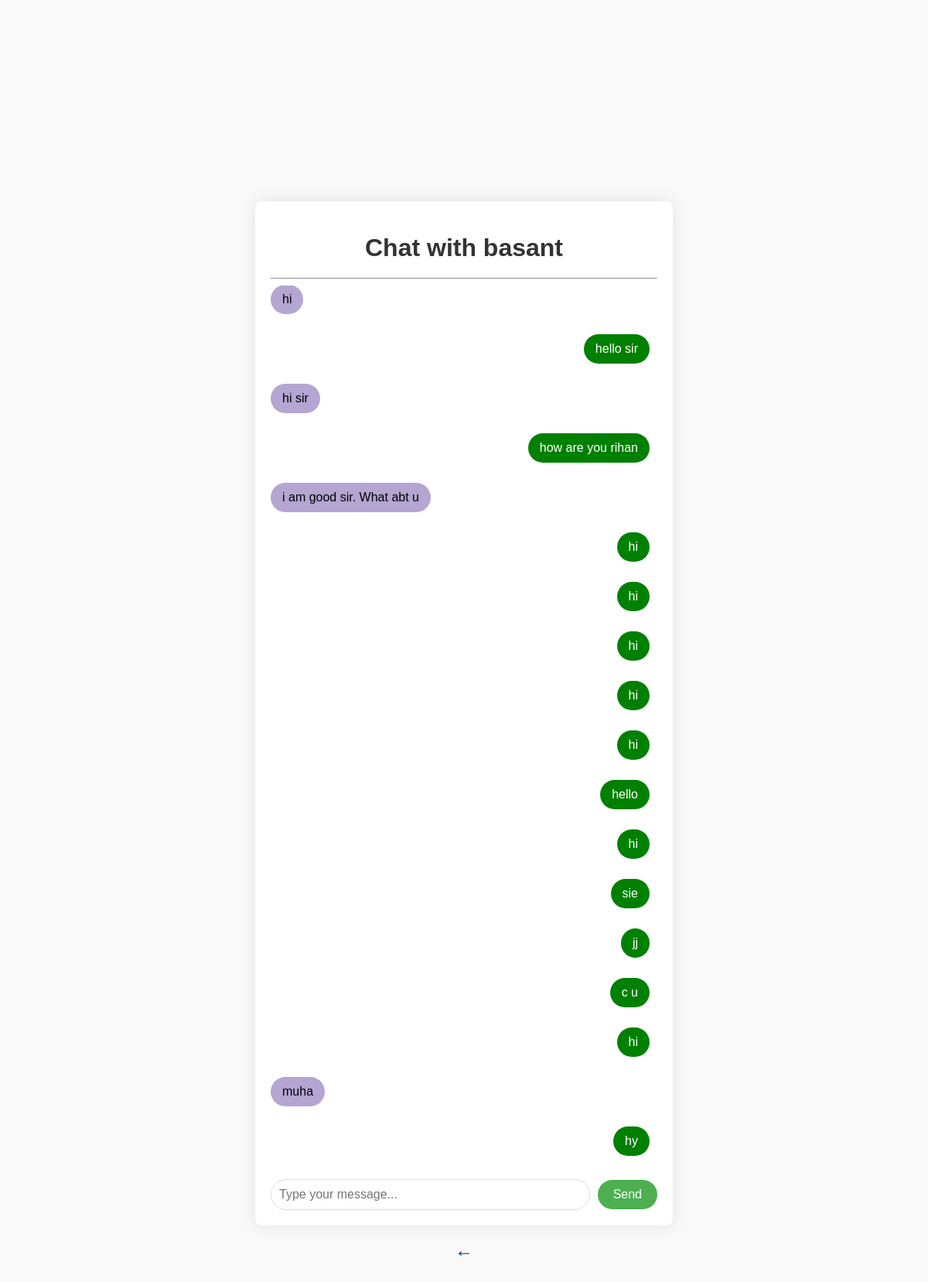
The app's page /patient/chat/8/ (signed in) with its own data.
### patient/models.py (models this page shows, shortened)
class Message(models.Model):
    sender = models.ForeignKey(User, related_name='sender', on_delete=models.CASCADE)
    receiver = models.ForeignKey(User, related_name='receiver', on_delete=models.CASCADE)
    content = models.TextField()
    timestamp = models.DateTimeField(auto_now_add=True)

### patient/views.py (the view)
# urls.py: path('chat/<int:receiver_id>/', views.chat_room, name='chat_room'),
def chat_room(request, receiver_id):
    receiver = User.objects.get(id=receiver_id)
    messages = (Message.objects.filter(sender=request.user, receiver=receiver) | Message.objects.filter(sender=receiver, receiver=request.user)).order_by('-id')
    return render(request, 'chat.html', {'receiver': receiver, 'messages': messages})

### templates/chat.html (shortened to what this page needs)
<!DOCTYPE html>
<html lang="en">
<head>
</head>
<body>
    <div class="chat-container">
        <h1>Chat with {{ receiver.username }}</h1>
        <hr>
        <div id="messages">
            {% for message in messages %}
                <p class="message {% if message.sender == request.user %}sent{% else %}received{% endif %}">
                    {{ message.content }}
                </p>
            {% endfor %}
        </div>
        <form id="message-form" method="post" action="{% url 'send_message' %}">
            <input type="text" name="content" placeholder="Type your message..." required>
            <button type="submit">Send</button>
        </form>
    </div>
    <br>
    <button onclick="window.location.href='{% url 'view_users_with_messages' %}'" class="back-button">&#8592;</button>

### templates/chat.html (style rules this page uses)
.message.sent { background-color: Green; color: white; border-radius: 20px; margin-bottom: 10px; padding: 10px 15px; align-self: flex-end; max-width: 70%; }
.message.received { background-color: #b4a5d2; border-radius: 20px; margin-bottom: 10px; padding: 10px 15px; align-self: flex-start; max-width: 70%; }
body { font-family: Arial, sans-serif; background-color: #f9f9f9; margin: 0; padding: 0; display: flex; flex-direction: column; align-items: center; justify-content: center; height: 100vh; }
.chat-container { background-color: #fff; border-radius: 8px; box-shadow: 0 0 20px rgba(0, 0, 0, 0.1); padding: 20px; width: 80%; max-width: 500px; }
h1 { text-align: center; color: #333; margin-bottom: 20px; }
#messages { max-height: 60vh; overflow-y: auto; padding-right: 10px; display: flex; flex-direction: column-reverse; }
form { display: flex; justify-content: space-between; align-items: center; margin-top: 20px; width: 100%; }
input[type="text"] { flex: 1; padding: 10px; border: 1px solid #ddd; border-radius: 25px; font-size: 16px; margin-right: 10px; }
button[type="submit"] { padding: 10px 20px; background-color: #4CAF50; color: white; border: none; border-radius: 25px; cursor: pointer; font-size: 16px; }
.back-button { background-color: transparent; border: none; border-radius: 3px; color: #003569; font-size: 24px; font-weight: bold; padding: 0.5px 10px; cursor: pointer; transition: all 0.3s ease; border: none; }

### records on screen
Message: content "hy"
Message: content "muha"
Message: content "hi"
Message: content "c u"
Message: content "jj"
Message: content "sie"
Message: content "hi"
Message: content "hello"
Message: content "hi"
Message: content "hi"
Message: content "hi"
Message: content "hi"
Message: content "hi"
Message: content "i am good sir. What abt u"
Message: content "how are you rihan"
Message: content "hi sir"
Message: content "hello sir"
Message: content "hi"

### other values on screen
{{ receiver.username }} "basant"
